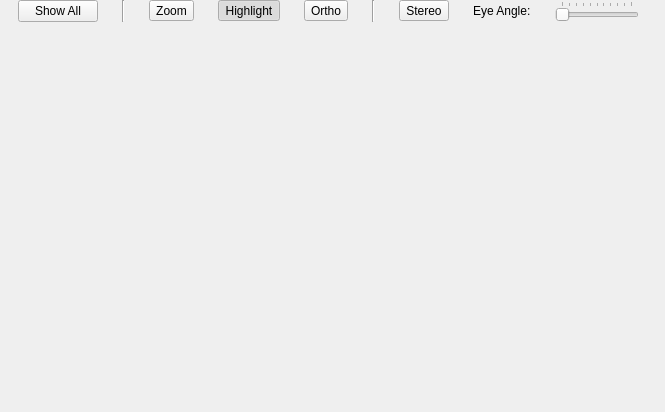
<?xml version="1.0" encoding="UTF-8"?>
<ui version="4.0">
 <class>VisualizationWidgetBase</class>
 <widget class="QWidget" name="VisualizationWidgetBase">
  <property name="geometry">
   <rect>
    <x>0</x>
    <y>0</y>
    <width>665</width>
    <height>412</height>
   </rect>
  </property>
  <property name="windowTitle">
   <string>Form</string>
  </property>
  <layout class="QVBoxLayout" name="verticalLayout">
   <property name="margin">
    <number>0</number>
   </property>
   <item>
    <layout class="QHBoxLayout" name="horizontalLayout_2">
     <item>
      <widget class="QPushButton" name="showAllPushButton">
       <property name="sizePolicy">
        <sizepolicy hsizetype="Fixed" vsizetype="Fixed">
         <horstretch>0</horstretch>
         <verstretch>0</verstretch>
        </sizepolicy>
       </property>
       <property name="toolTip">
        <string>Resets camera to view the entire scene from above.</string>
       </property>
       <property name="text">
        <string>Show All</string>
       </property>
      </widget>
     </item>
     <item>
      <widget class="Line" name="line">
       <property name="orientation">
        <enum>Qt::Vertical</enum>
       </property>
      </widget>
     </item>
     <item>
      <widget class="QToolButton" name="zoomToolButton">
       <property name="toolTip">
        <string>When activated hold down the left mouse button and draw a rectangle to zoom to the rectangles area.</string>
       </property>
       <property name="text">
        <string>Zoom</string>
       </property>
       <property name="checkable">
        <bool>true</bool>
       </property>
      </widget>
     </item>
     <item>
      <widget class="QToolButton" name="highlightToolButton">
       <property name="toolTip">
        <string>When enabled a red bounding box is shown on selected items in the visualization pipeline.</string>
       </property>
       <property name="text">
        <string>Highlight</string>
       </property>
       <property name="checkable">
        <bool>true</bool>
       </property>
       <property name="checked">
        <bool>true</bool>
       </property>
      </widget>
     </item>
     <item>
      <widget class="QToolButton" name="orthogonalProjectionToolButton">
       <property name="toolTip">
        <string>Switches between perspective and orthogonal projection.</string>
       </property>
       <property name="text">
        <string>Ortho</string>
       </property>
       <property name="checkable">
        <bool>true</bool>
       </property>
      </widget>
     </item>
     <item>
      <widget class="Line" name="line_2">
       <property name="orientation">
        <enum>Qt::Vertical</enum>
       </property>
      </widget>
     </item>
     <item>
      <widget class="QToolButton" name="stereoToolButton">
       <property name="toolTip">
        <string>Enables / disables stereo rendering.</string>
       </property>
       <property name="text">
        <string>Stereo</string>
       </property>
       <property name="checkable">
        <bool>true</bool>
       </property>
      </widget>
     </item>
     <item>
      <widget class="QLabel" name="eyeAngleLabel">
       <property name="sizePolicy">
        <sizepolicy hsizetype="Fixed" vsizetype="Preferred">
         <horstretch>0</horstretch>
         <verstretch>0</verstretch>
        </sizepolicy>
       </property>
       <property name="toolTip">
        <string>The eye separation for stereo rendering.</string>
       </property>
       <property name="text">
        <string>Eye Angle:</string>
       </property>
      </widget>
     </item>
     <item>
      <widget class="QSlider" name="eyeAngleSlider">
       <property name="sizePolicy">
        <sizepolicy hsizetype="Fixed" vsizetype="Fixed">
         <horstretch>0</horstretch>
         <verstretch>0</verstretch>
        </sizepolicy>
       </property>
       <property name="toolTip">
        <string>The eye separation for stereo rendering.</string>
       </property>
       <property name="maximum">
        <number>100</number>
       </property>
       <property name="singleStep">
        <number>1</number>
       </property>
       <property name="orientation">
        <enum>Qt::Horizontal</enum>
       </property>
       <property name="tickPosition">
        <enum>QSlider::TicksAbove</enum>
       </property>
       <property name="tickInterval">
        <number>10</number>
       </property>
      </widget>
     </item>
    </layout>
   </item>
   <item>
    <widget class="QVTKWidget" name="vtkWidget" native="true">
     <property name="sizePolicy">
      <sizepolicy hsizetype="MinimumExpanding" vsizetype="MinimumExpanding">
       <horstretch>0</horstretch>
       <verstretch>0</verstretch>
      </sizepolicy>
     </property>
    </widget>
   </item>
  </layout>
 </widget>
 <customwidgets>
  <customwidget>
   <class>QVTKWidget</class>
   <extends>QWidget</extends>
   <header>QVTKWidget.h</header>
  </customwidget>
 </customwidgets>
 <resources/>
 <connections/>
</ui>
